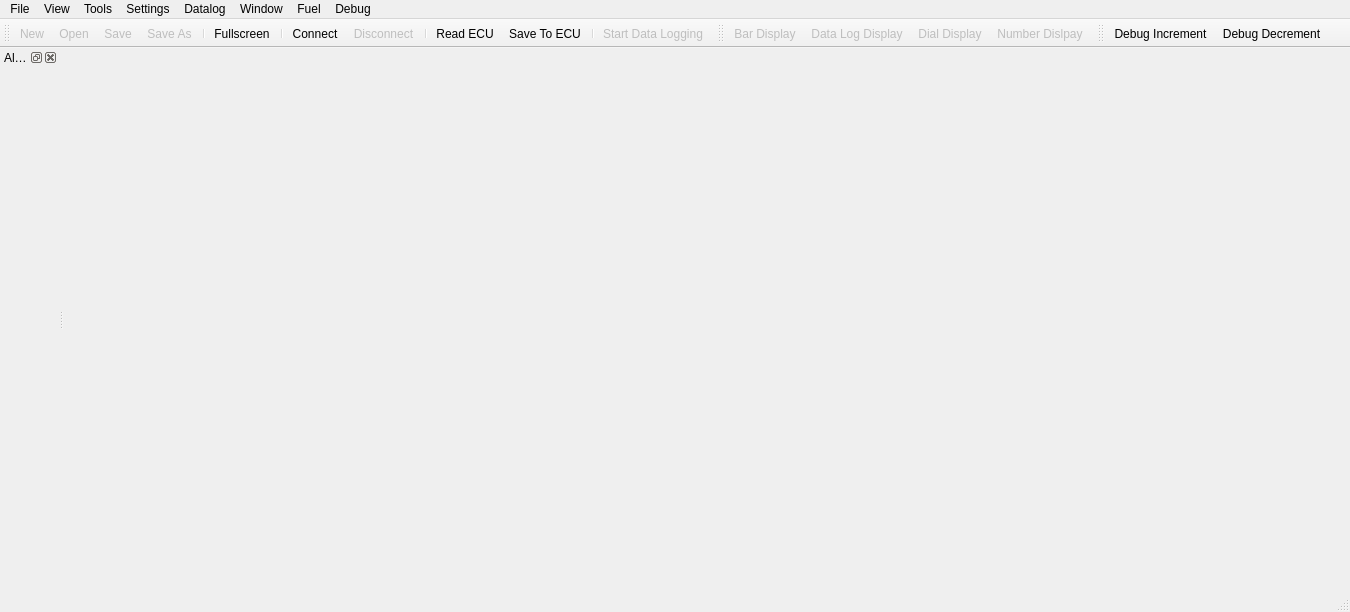
<?xml version="1.0" encoding="UTF-8"?>
<ui version="4.0">
 <class>MainWindow</class>
 <widget class="QMainWindow" name="MainWindow">
  <property name="geometry">
   <rect>
    <x>0</x>
    <y>0</y>
    <width>1350</width>
    <height>612</height>
   </rect>
  </property>
  <property name="windowTitle">
   <string>Empro Tuner</string>
  </property>
  <property name="documentMode">
   <bool>false</bool>
  </property>
  <property name="dockOptions">
   <set>QMainWindow::AllowTabbedDocks|QMainWindow::AnimatedDocks|QMainWindow::VerticalTabs</set>
  </property>
  <widget class="QWidget" name="centralWidget"/>
  <widget class="QMenuBar" name="menuBar">
   <property name="geometry">
    <rect>
     <x>0</x>
     <y>0</y>
     <width>1350</width>
     <height>21</height>
    </rect>
   </property>
   <widget class="QMenu" name="menuFile">
    <property name="title">
     <string>File</string>
    </property>
    <addaction name="actionNew_Tune"/>
    <addaction name="separator"/>
    <addaction name="actionSave_Tune"/>
    <addaction name="actionSave_Tune_As"/>
    <addaction name="actionOpen_Tune"/>
    <addaction name="separator"/>
    <addaction name="actionExit"/>
   </widget>
   <widget class="QMenu" name="menuView">
    <property name="title">
     <string>View</string>
    </property>
    <widget class="QMenu" name="menuDockWindows">
     <property name="title">
      <string>Dock Windows</string>
     </property>
    </widget>
    <addaction name="menuDockWindows"/>
    <addaction name="separator"/>
    <addaction name="actionRename_Tab"/>
    <addaction name="separator"/>
    <addaction name="actionAdd_Bar_Display"/>
    <addaction name="actionAdd_Data_Log_Display"/>
    <addaction name="actionAdd_Dial_Display"/>
    <addaction name="actionAdd_Number_Dislpay"/>
    <addaction name="separator"/>
    <addaction name="actionFullscreen"/>
   </widget>
   <widget class="QMenu" name="menuWindow">
    <property name="title">
     <string>Window</string>
    </property>
    <addaction name="actionCascade"/>
    <addaction name="actionTile"/>
    <addaction name="separator"/>
    <addaction name="actionClose_All_Windows"/>
   </widget>
   <widget class="QMenu" name="menuTools">
    <property name="title">
     <string>Tools</string>
    </property>
    <addaction name="actionChannel_Setup_Dialog"/>
    <addaction name="actionSensors_Setup"/>
   </widget>
   <widget class="QMenu" name="menuData_Log">
    <property name="title">
     <string>Datalog</string>
    </property>
    <addaction name="actionDataLogStart"/>
    <addaction name="separator"/>
    <addaction name="actionLog_Settings"/>
   </widget>
   <widget class="QMenu" name="menuSettings">
    <property name="title">
     <string>Settings</string>
    </property>
    <widget class="QMenu" name="menuPolling_Rate_2">
     <property name="title">
      <string>Update Rate</string>
     </property>
     <addaction name="actionPollingRate_2"/>
     <addaction name="actionPollingRate_4"/>
     <addaction name="actionPollingRate_10"/>
     <addaction name="actionPollingRate_15"/>
     <addaction name="actionPollingRate_20"/>
     <addaction name="actionPollingRate_25"/>
     <addaction name="actionPollingRate_30"/>
     <addaction name="actionPollingRate_35"/>
    </widget>
    <addaction name="actionECU_Settings"/>
    <addaction name="separator"/>
    <addaction name="actionSerial_Port_Settings"/>
    <addaction name="actionReset_Serial_Stats"/>
    <addaction name="menuPolling_Rate_2"/>
   </widget>
   <widget class="QMenu" name="menuFuel">
    <property name="title">
     <string>Fuel</string>
    </property>
    <addaction name="actionFuel_Table"/>
   </widget>
   <widget class="QMenu" name="menuDebug">
    <property name="title">
     <string>Debug</string>
    </property>
    <addaction name="actionFormat_Onboard_SD"/>
   </widget>
   <addaction name="menuFile"/>
   <addaction name="menuView"/>
   <addaction name="menuTools"/>
   <addaction name="menuSettings"/>
   <addaction name="menuData_Log"/>
   <addaction name="menuWindow"/>
   <addaction name="menuFuel"/>
   <addaction name="menuDebug"/>
  </widget>
  <widget class="QStatusBar" name="statusBar"/>
  <widget class="QToolBar" name="toolBarOpen_Close">
   <property name="windowTitle">
    <string>Open / Close</string>
   </property>
   <property name="iconSize">
    <size>
     <width>20</width>
     <height>20</height>
    </size>
   </property>
   <property name="floatable">
    <bool>false</bool>
   </property>
   <attribute name="toolBarArea">
    <enum>TopToolBarArea</enum>
   </attribute>
   <attribute name="toolBarBreak">
    <bool>false</bool>
   </attribute>
   <addaction name="actionNew_Tune"/>
   <addaction name="actionOpen_Tune"/>
   <addaction name="actionSave_Tune"/>
   <addaction name="actionSave_Tune_As"/>
   <addaction name="separator"/>
   <addaction name="actionFullscreen"/>
   <addaction name="separator"/>
   <addaction name="actionConnect"/>
   <addaction name="actionDisconnect"/>
   <addaction name="separator"/>
   <addaction name="actionRead_ECU"/>
   <addaction name="actionSave_To_ECU"/>
   <addaction name="separator"/>
   <addaction name="actionDataLogStart"/>
  </widget>
  <widget class="QToolBar" name="toolBar_Add_Displays">
   <property name="windowTitle">
    <string>Add Displays</string>
   </property>
   <property name="floatable">
    <bool>false</bool>
   </property>
   <attribute name="toolBarArea">
    <enum>TopToolBarArea</enum>
   </attribute>
   <attribute name="toolBarBreak">
    <bool>false</bool>
   </attribute>
   <addaction name="actionAdd_Bar_Display"/>
   <addaction name="actionAdd_Data_Log_Display"/>
   <addaction name="actionAdd_Dial_Display"/>
   <addaction name="actionAdd_Number_Dislpay"/>
  </widget>
  <widget class="QDockWidget" name="dockWidgetAlgorithmDesigner">
   <property name="windowTitle">
    <string>Algorithm Designer</string>
   </property>
   <attribute name="dockWidgetArea">
    <number>1</number>
   </attribute>
   <widget class="QWidget" name="dockWidgetContents"/>
  </widget>
  <widget class="QToolBar" name="toolBar">
   <property name="windowTitle">
    <string>toolBar</string>
   </property>
   <attribute name="toolBarArea">
    <enum>TopToolBarArea</enum>
   </attribute>
   <attribute name="toolBarBreak">
    <bool>false</bool>
   </attribute>
   <addaction name="actionDebug_Increment"/>
   <addaction name="actionDebug_Decrement"/>
  </widget>
  <action name="actionExit">
   <property name="icon">
    <iconset resource="resources.qrc">
     <normaloff>:/icons/images/application-exit.png</normaloff>:/icons/images/application-exit.png</iconset>
   </property>
   <property name="text">
    <string>Exit</string>
   </property>
  </action>
  <action name="actionOpen_Tune">
   <property name="enabled">
    <bool>false</bool>
   </property>
   <property name="icon">
    <iconset resource="resources.qrc">
     <normaloff>:/icons/images/Folder-document-open-icon.png</normaloff>:/icons/images/Folder-document-open-icon.png</iconset>
   </property>
   <property name="text">
    <string>Open</string>
   </property>
   <property name="toolTip">
    <string>Open an existing tune</string>
   </property>
   <property name="shortcut">
    <string>Ctrl+O</string>
   </property>
  </action>
  <action name="actionSave_Tune">
   <property name="enabled">
    <bool>false</bool>
   </property>
   <property name="icon">
    <iconset resource="resources.qrc">
     <normaloff>:/icons/images/Actions-document-save-icon.png</normaloff>:/icons/images/Actions-document-save-icon.png</iconset>
   </property>
   <property name="text">
    <string>Save</string>
   </property>
   <property name="toolTip">
    <string>Save current tune</string>
   </property>
   <property name="shortcut">
    <string>Ctrl+S</string>
   </property>
  </action>
  <action name="actionSave_Tune_As">
   <property name="enabled">
    <bool>false</bool>
   </property>
   <property name="icon">
    <iconset resource="resources.qrc">
     <normaloff>:/icons/images/Actions-save-all-icon.png</normaloff>:/icons/images/Actions-save-all-icon.png</iconset>
   </property>
   <property name="text">
    <string>Save As</string>
   </property>
   <property name="toolTip">
    <string>Save tune as a new file</string>
   </property>
   <property name="shortcut">
    <string>Ctrl+A</string>
   </property>
   <property name="iconVisibleInMenu">
    <bool>true</bool>
   </property>
  </action>
  <action name="actionNew_Tune">
   <property name="enabled">
    <bool>false</bool>
   </property>
   <property name="icon">
    <iconset resource="resources.qrc">
     <normaloff>:/icons/images/Actions-document-new-icon.png</normaloff>:/icons/images/Actions-document-new-icon.png</iconset>
   </property>
   <property name="text">
    <string>New</string>
   </property>
   <property name="toolTip">
    <string>Create a new blank tune</string>
   </property>
  </action>
  <action name="actionFullscreen">
   <property name="checkable">
    <bool>true</bool>
   </property>
   <property name="icon">
    <iconset resource="resources.qrc">
     <normaloff>:/icons/images/Actions-view-fullscreen-icon.png</normaloff>:/icons/images/Actions-view-fullscreen-icon.png</iconset>
   </property>
   <property name="text">
    <string>Fullscreen</string>
   </property>
  </action>
  <action name="actionAdd_Number_Dislpay">
   <property name="enabled">
    <bool>false</bool>
   </property>
   <property name="text">
    <string>Number Dislpay</string>
   </property>
  </action>
  <action name="actionAdd_Tab">
   <property name="enabled">
    <bool>true</bool>
   </property>
   <property name="text">
    <string>New Tab</string>
   </property>
  </action>
  <action name="actionSerial_Port_Settings">
   <property name="text">
    <string>Serial Port Settings</string>
   </property>
  </action>
  <action name="actionAdd_Dial_Display">
   <property name="enabled">
    <bool>false</bool>
   </property>
   <property name="text">
    <string>Dial Display</string>
   </property>
  </action>
  <action name="actionAdd_Bar_Display">
   <property name="enabled">
    <bool>false</bool>
   </property>
   <property name="text">
    <string>Bar Display</string>
   </property>
  </action>
  <action name="actionCascade">
   <property name="enabled">
    <bool>false</bool>
   </property>
   <property name="text">
    <string>Cascade</string>
   </property>
  </action>
  <action name="actionTile">
   <property name="enabled">
    <bool>false</bool>
   </property>
   <property name="text">
    <string>Tile</string>
   </property>
  </action>
  <action name="actionRename_Tab">
   <property name="enabled">
    <bool>false</bool>
   </property>
   <property name="text">
    <string>Rename Tab</string>
   </property>
  </action>
  <action name="actionAdd_Data_Log_Display">
   <property name="enabled">
    <bool>false</bool>
   </property>
   <property name="text">
    <string>Data Log Display</string>
   </property>
  </action>
  <action name="actionClose_All_Windows">
   <property name="enabled">
    <bool>false</bool>
   </property>
   <property name="text">
    <string>Close All Windows</string>
   </property>
  </action>
  <action name="actionChannel_Setup_Dialog">
   <property name="text">
    <string>Channel Setup</string>
   </property>
  </action>
  <action name="actionDataLogStart">
   <property name="enabled">
    <bool>false</bool>
   </property>
   <property name="text">
    <string>Start Data Logging</string>
   </property>
   <property name="toolTip">
    <string>Start recording datalog</string>
   </property>
  </action>
  <action name="actionLog_Settings">
   <property name="enabled">
    <bool>true</bool>
   </property>
   <property name="text">
    <string>Datalog Settings</string>
   </property>
  </action>
  <action name="actionConnect">
   <property name="text">
    <string>Connect</string>
   </property>
   <property name="toolTip">
    <string>Connect to ECU</string>
   </property>
  </action>
  <action name="actionDisconnect">
   <property name="enabled">
    <bool>false</bool>
   </property>
   <property name="text">
    <string>Disconnect</string>
   </property>
   <property name="toolTip">
    <string>Disconnect from ECU</string>
   </property>
  </action>
  <action name="actionSensors_Setup">
   <property name="enabled">
    <bool>false</bool>
   </property>
   <property name="text">
    <string>Sensors Setup</string>
   </property>
  </action>
  <action name="actionECU_Settings">
   <property name="enabled">
    <bool>false</bool>
   </property>
   <property name="text">
    <string>ECU Settings</string>
   </property>
  </action>
  <action name="actionFuel_Table">
   <property name="text">
    <string>Fuel Table</string>
   </property>
  </action>
  <action name="actionSave_To_ECU">
   <property name="enabled">
    <bool>true</bool>
   </property>
   <property name="text">
    <string>Save To ECU</string>
   </property>
   <property name="toolTip">
    <string>Save To ECU</string>
   </property>
  </action>
  <action name="actionRead_ECU">
   <property name="enabled">
    <bool>true</bool>
   </property>
   <property name="text">
    <string>Read ECU</string>
   </property>
   <property name="toolTip">
    <string>Read ECU Contents</string>
   </property>
  </action>
  <action name="actionDatalog_Settings">
   <property name="text">
    <string>Datalog Settings</string>
   </property>
  </action>
  <action name="actionDebug_Increment">
   <property name="text">
    <string>Debug Increment</string>
   </property>
  </action>
  <action name="actionDebug_Decrement">
   <property name="text">
    <string>Debug Decrement</string>
   </property>
  </action>
  <action name="actionPollingRate_2">
   <property name="checkable">
    <bool>true</bool>
   </property>
   <property name="text">
    <string>2</string>
   </property>
  </action>
  <action name="actionPollingRate_4">
   <property name="checkable">
    <bool>true</bool>
   </property>
   <property name="text">
    <string>4</string>
   </property>
  </action>
  <action name="actionPollingRate_10">
   <property name="checkable">
    <bool>true</bool>
   </property>
   <property name="text">
    <string>10</string>
   </property>
  </action>
  <action name="actionPollingRate_15">
   <property name="checkable">
    <bool>true</bool>
   </property>
   <property name="checked">
    <bool>true</bool>
   </property>
   <property name="text">
    <string>15</string>
   </property>
  </action>
  <action name="actionPollingRate_20">
   <property name="checkable">
    <bool>true</bool>
   </property>
   <property name="text">
    <string>20</string>
   </property>
  </action>
  <action name="actionPollingRate_25">
   <property name="checkable">
    <bool>true</bool>
   </property>
   <property name="text">
    <string>25</string>
   </property>
  </action>
  <action name="actionPollingRate_30">
   <property name="checkable">
    <bool>true</bool>
   </property>
   <property name="text">
    <string>30</string>
   </property>
  </action>
  <action name="actionPollingRate_35">
   <property name="checkable">
    <bool>true</bool>
   </property>
   <property name="text">
    <string>35</string>
   </property>
  </action>
  <action name="actionReset_Serial_Stats">
   <property name="text">
    <string>Reset Serial Stats</string>
   </property>
  </action>
  <action name="actionFormat_Onboard_SD">
   <property name="enabled">
    <bool>false</bool>
   </property>
   <property name="text">
    <string>Format Onboard SD</string>
   </property>
  </action>
  <action name="actionQwtPlot_Display">
   <property name="text">
    <string>QwtPlot Display</string>
   </property>
  </action>
 </widget>
 <layoutdefault spacing="3" margin="3"/>
 <resources>
  <include location="resources.qrc"/>
 </resources>
 <connections/>
</ui>
